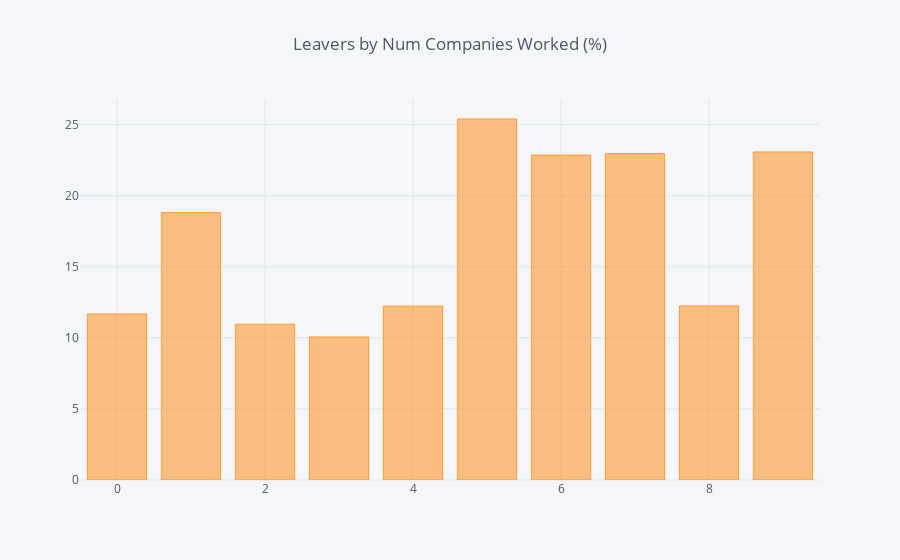

Notebook cell for this chart:
### Code cell
df_NumCompaniesWorked = pd.DataFrame(columns=["Num Companies Worked", "% of Leavers"])
i=0
for field in list(df_HR['NumCompaniesWorked'].unique()):
    ratio = df_HR[(df_HR['NumCompaniesWorked']==field)&(df_HR['Attrition']=="Yes")].shape[0] / df_HR[df_HR['NumCompaniesWorked']==field].shape[0]
    df_NumCompaniesWorked.loc[i] = (field, ratio*100)
    i += 1
    #print("In {}, the ratio of leavers is {:.2f}%".format(field, ratio*100))    
df_NC = df_NumCompaniesWorked.groupby(by="Num Companies Worked").sum()
df_NC.iplot(kind='bar',title='Leavers by Num Companies Worked (%)')

### Figure 1 — Plotly figure (JSON) as saved in the notebook; plotly's stock layout.template omitted (floating-point values rounded to 4 significant figures)
{"data": [{"marker": {"color": "rgba(255, 153, 51, 0.6)", "line": {"color": "rgba(255, 153, 51, 1.0)", "width": 1}}, "name": "% of Leavers", "orientation": "v", "text": "", "type": "bar", "uid": "5cac8ac0-73e6-41b6-861a-9968e5453c11", "x": [0, 1, 2, 3, 4, 5, 6, 7, 8, 9], "y": [11.68, 18.81, 10.96, 10.06, 12.23, 25.4, 22.86, 22.97, 12.24, 23.08]}], "layout": {"legend": {"bgcolor": "#F5F6F9", "font": {"color": "#4D5663"}}, "paper_bgcolor": "#F5F6F9", "plot_bgcolor": "#F5F6F9", "title": {"font": {"color": "#4D5663"}, "text": "Leavers by Num Companies Worked (%)"}, "xaxis": {"gridcolor": "#E1E5ED", "showgrid": true, "tickfont": {"color": "#4D5663"}, "title": {"font": {"color": "#4D5663"}, "text": ""}, "zerolinecolor": "#E1E5ED"}, "yaxis": {"gridcolor": "#E1E5ED", "showgrid": true, "tickfont": {"color": "#4D5663"}, "title": {"font": {"color": "#4D5663"}, "text": ""}, "zerolinecolor": "#E1E5ED"}}}
